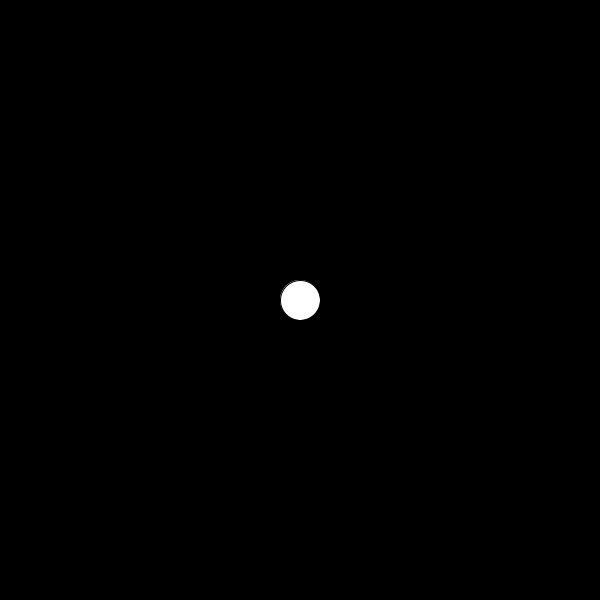
Frame 1 (no input)
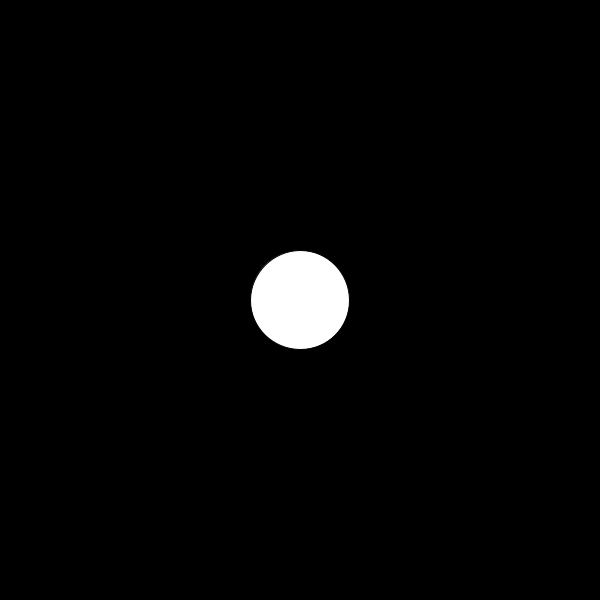
Frame 60 (the mouse pressed at the canvas centre just before this capture)
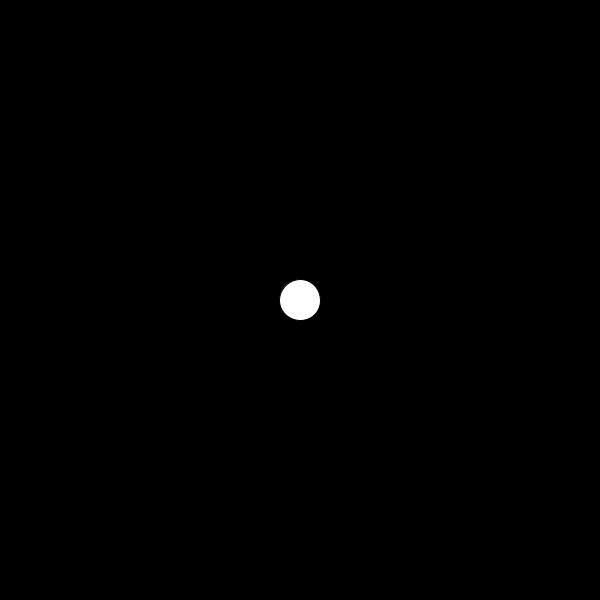
Frame 120 (the mouse held since frame 60 and released just before this capture)

The Processing sketch that drew these frames (run headless with seeded random() and noise(); from frame 60 on, the mouse is pressed at the canvas centre):

// Processing sketch: processing_114033
// ── processing_114033.pde

boolean grow;
int w = 40;
int h = 40;

void setup(){
  grow = true;
  size(600,600);
}


void draw(){
  background(0);
  fill(255);
  ellipse(width/2, height/2, w,h);
  if (grow == true){
    w++;
    h++;
  }
  else{
    w--;
    h--;
  }
}


// EVENT HANDLER
void mousePressed() {
  
  if (grow == true) {
    grow=false;
  }
  else {    
    grow=true;
  }
  
}
